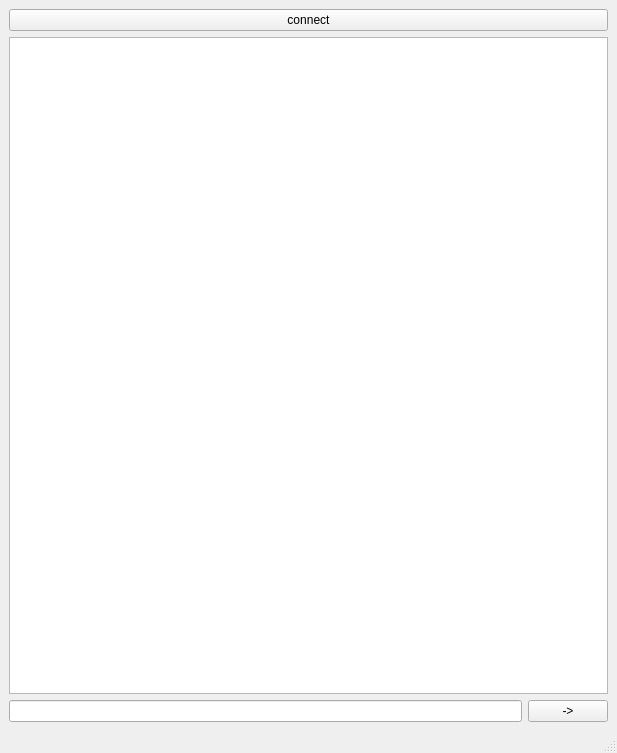
<?xml version="1.0" encoding="UTF-8"?>
<ui version="4.0">
 <class>MainWindow</class>
 <widget class="QMainWindow" name="MainWindow">
  <property name="geometry">
   <rect>
    <x>0</x>
    <y>0</y>
    <width>617</width>
    <height>753</height>
   </rect>
  </property>
  <property name="windowTitle">
   <string>MainWindow</string>
  </property>
  <widget class="QWidget" name="centralwidget">
   <layout class="QGridLayout" name="gridLayout">
    <item row="2" column="0">
     <widget class="QLineEdit" name="lineEdit"/>
    </item>
    <item row="2" column="1">
     <widget class="QPushButton" name="pushButton_2">
      <property name="text">
       <string>-&gt;</string>
      </property>
     </widget>
    </item>
    <item row="1" column="0" colspan="2">
     <widget class="QTextBrowser" name="textBrowser"/>
    </item>
    <item row="0" column="0" colspan="2">
     <widget class="QPushButton" name="pushButton">
      <property name="text">
       <string>connect</string>
      </property>
     </widget>
    </item>
   </layout>
  </widget>
  <widget class="QMenuBar" name="menubar">
   <property name="geometry">
    <rect>
     <x>0</x>
     <y>0</y>
     <width>617</width>
     <height>32</height>
    </rect>
   </property>
  </widget>
  <widget class="QStatusBar" name="statusbar"/>
 </widget>
 <resources/>
 <connections/>
</ui>
